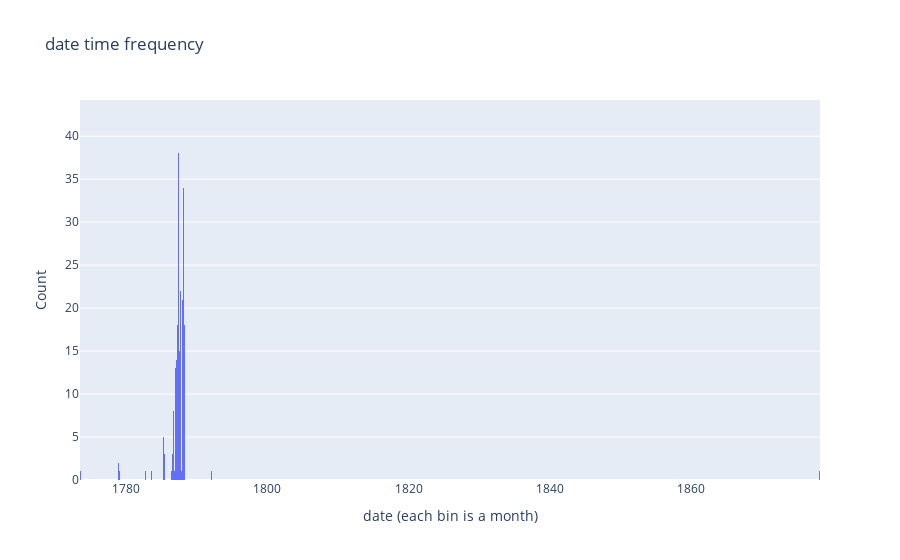

Here is the notebook cell this chart was saved with:
### Code cell
# px.histogram(df_date_clean.loc[:,['datum','year']],x='datum')
# px.histogram(df_date_clean.loc[:,['datum','month']],x='datum',xbins=604800000)
import plotly.graph_objects as go
fig_histo = go.Figure()
fig_histo.add_trace(go.Histogram(x=df_date_clean['datum'],
                                 xbins = dict(size=2419200000)))
fig_histo.update_layout(
    title_text=f'date time frequency', # title of plot
    xaxis_title_text='date (each bin is a month)', # xaxis label
    yaxis_title_text='Count'
)

fig_histo.show()

### Figure 1 — Plotly figure (JSON) as saved in the notebook; plotly's stock layout.template omitted (floating-point values rounded to 4 significant figures; data arrays with more than 128 entries replaced by an {"elided": "..."} marker saying what was removed)
{"data": [{"type": "histogram", "x": {"elided": "417 str values"}, "xbins": {"size": 2419200000}}], "layout": {"title": {"text": "date time frequency"}, "xaxis": {"title": {"text": "date (each bin is a month)"}}, "yaxis": {"title": {"text": "Count"}}}}
